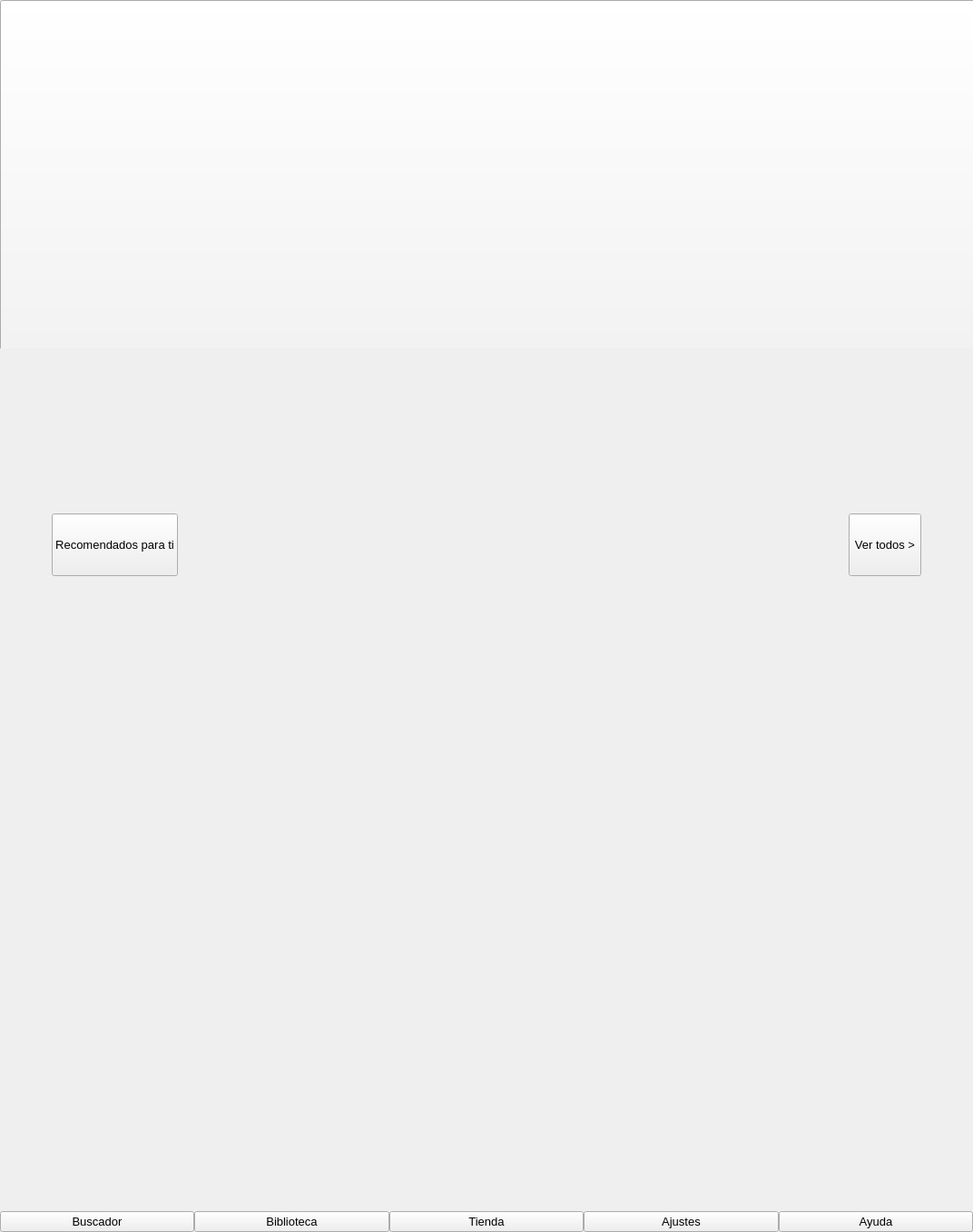
<?xml version="1.0" encoding="UTF-8"?>
<ui version="4.0">
 <class>Home</class>
 <widget class="QWidget" name="Home">
  <property name="geometry">
   <rect>
    <x>0</x>
    <y>0</y>
    <width>1072</width>
    <height>1358</height>
   </rect>
  </property>
  <property name="sizePolicy">
   <sizepolicy hsizetype="Expanding" vsizetype="Expanding">
    <horstretch>0</horstretch>
    <verstretch>0</verstretch>
   </sizepolicy>
  </property>
  <property name="minimumSize">
   <size>
    <width>0</width>
    <height>0</height>
   </size>
  </property>
  <property name="maximumSize">
   <size>
    <width>1072</width>
    <height>1358</height>
   </size>
  </property>
  <property name="font">
   <font>
    <family>Helvetica Neue</family>
    <pointsize>10</pointsize>
   </font>
  </property>
  <property name="windowTitle">
   <string>Form</string>
  </property>
  <property name="styleSheet">
   <string notr="true" />
  </property>
  <layout class="QVBoxLayout" name="verticalLayout">
   <property name="spacing">
    <number>0</number>
   </property>
   <property name="margin">
    <number>0</number>
   </property>
   <item>
    <widget class="QWidget" name="mainBookInfoCont" native="true">
     <property name="minimumSize">
      <size>
       <width>758</width>
       <height>384</height>
      </size>
     </property>
     <property name="maximumSize">
      <size>
       <width>1072</width>
       <height>543</height>
      </size>
     </property>
     <widget class="QWidget" name="currentBookCont" native="true">
      <property name="geometry">
       <rect>
        <x>0</x>
        <y>0</y>
        <width>1072</width>
        <height>543</height>
       </rect>
      </property>
      <layout class="QHBoxLayout" name="horizontalLayout">
       <property name="spacing">
        <number>0</number>
       </property>
       <property name="margin">
        <number>0</number>
       </property>
       <item>
        <widget class="QWidget" name="currentBookBg" native="true">
         <layout class="QGridLayout" name="gridLayout">
          <property name="margin">
           <number>0</number>
          </property>
          <property name="spacing">
           <number>0</number>
          </property>
          <item column="0" row="3">
           <widget class="QLabel" name="currentBookBottomLeft">
            <property name="text">
             <string />
            </property>
           </widget>
          </item>
          <item column="1" row="3">
           <widget class="QLabel" name="currentBookBottomCenter">
            <property name="text">
             <string />
            </property>
           </widget>
          </item>
          <item column="0" row="2">
           <widget class="QLabel" name="currentBookCenterLeft">
            <property name="text">
             <string />
            </property>
           </widget>
          </item>
          <item column="2" row="2">
           <widget class="QLabel" name="currentBookCenterRight">
            <property name="minimumSize">
             <size>
              <width>51</width>
              <height>261</height>
             </size>
            </property>
            <property name="text">
             <string />
            </property>
           </widget>
          </item>
          <item column="2" row="1">
           <widget class="QLabel" name="currentBookTopRight">
            <property name="text">
             <string />
            </property>
           </widget>
          </item>
          <item column="1" row="1">
           <widget class="QLabel" name="currentBookTopCenter">
            <property name="minimumSize">
             <size>
              <width>175</width>
              <height>75</height>
             </size>
            </property>
            <property name="text">
             <string />
            </property>
           </widget>
          </item>
          <item column="0" row="1">
           <widget class="QLabel" name="currentBookTopLeft">
            <property name="text">
             <string />
            </property>
           </widget>
          </item>
          <item column="2" row="3">
           <widget class="QLabel" name="currentBookBottoRight">
            <property name="text">
             <string />
            </property>
           </widget>
          </item>
          <item column="1" row="0">
           <spacer name="verticalSpacer_3">
            <property name="orientation">
             <enum>Qt::Vertical</enum>
            </property>
            <property name="sizeHint" stdset="0">
             <size>
              <width>28</width>
              <height>57</height>
             </size>
            </property>
           </spacer>
          </item>
          <item column="0" row="0">
           <spacer name="verticalSpacer_4">
            <property name="orientation">
             <enum>Qt::Vertical</enum>
            </property>
            <property name="sizeHint" stdset="0">
             <size>
              <width>7</width>
              <height>57</height>
             </size>
            </property>
           </spacer>
          </item>
          <item column="2" row="0">
           <spacer name="verticalSpacer_5">
            <property name="orientation">
             <enum>Qt::Vertical</enum>
            </property>
            <property name="sizeHint" stdset="0">
             <size>
              <width>28</width>
              <height>57</height>
             </size>
            </property>
           </spacer>
          </item>
          <item column="1" row="2">
           <widget class="QWidget" name="currentBookCoverCont" native="true">
            <widget class="QLabel" name="currentBookCoverLbl">
             <property name="geometry">
              <rect>
               <x>0</x>
               <y>0</y>
               <width>247</width>
               <height>369</height>
              </rect>
             </property>
             <property name="minimumSize">
              <size>
               <width>175</width>
               <height>261</height>
              </size>
             </property>
             <property name="text">
              <string />
             </property>
             <property name="alignment">
              <set>Qt::AlignCenter</set>
             </property>
            </widget>
            <widget class="DegreesLabel45" name="sampleTagLbl">
             <property name="geometry">
              <rect>
               <x>0</x>
               <y>0</y>
               <width>122</width>
               <height>122</height>
              </rect>
             </property>
             <property name="minimumSize">
              <size>
               <width>86</width>
               <height>86</height>
              </size>
             </property>
             <property name="maximumSize">
              <size>
               <width>122</width>
               <height>122</height>
              </size>
             </property>
             <property name="text">
              <string>Muestra</string>
             </property>
             <property name="alignment">
              <set>Qt::AlignBottom|Qt::AlignLeading|Qt::AlignLeft</set>
             </property>
             <property name="margin">
              <number>0</number>
             </property>
             <property name="indent">
              <number>0</number>
             </property>
            </widget>
            <widget class="QLabel" name="newTagLbl">
             <property name="geometry">
              <rect>
               <x>0</x>
               <y>0</y>
               <width>247</width>
               <height>375</height>
              </rect>
             </property>
             <property name="minimumSize">
              <size>
               <width>175</width>
               <height>265</height>
              </size>
             </property>
             <property name="maximumSize">
              <size>
               <width>247</width>
               <height>375</height>
              </size>
             </property>
             <property name="text">
              <string>New</string>
             </property>
             <property name="alignment">
              <set>Qt::AlignBottom|Qt::AlignHCenter</set>
             </property>
             <property name="margin">
              <number>13</number>
             </property>
             <property name="indent">
              <number>0</number>
             </property>
            </widget>
            <widget class="QLabel" name="coverTitleLbl">
             <property name="geometry">
              <rect>
               <x>0</x>
               <y>0</y>
               <width>253</width>
               <height>281</height>
              </rect>
             </property>
             <property name="text">
              <string />
             </property>
             <property name="alignment">
              <set>Qt::AlignCenter</set>
             </property>
             <property name="wordWrap">
              <bool>true</bool>
             </property>
            </widget>
            <widget class="QLabel" name="coverAuthorLbl">
             <property name="geometry">
              <rect>
               <x>0</x>
               <y>0</y>
               <width>253</width>
               <height>314</height>
              </rect>
             </property>
             <property name="text">
              <string />
             </property>
             <property name="alignment">
              <set>Qt::AlignHCenter|Qt::AlignTop</set>
             </property>
             <property name="wordWrap">
              <bool>true</bool>
             </property>
             <property name="indent">
              <number>0</number>
             </property>
            </widget>
            <widget class="DegreesLabel45" name="subscriptionTagLbl">
             <property name="geometry">
              <rect>
               <x>0</x>
               <y>0</y>
               <width>122</width>
               <height>122</height>
              </rect>
             </property>
             <property name="minimumSize">
              <size>
               <width>86</width>
               <height>86</height>
              </size>
             </property>
             <property name="maximumSize">
              <size>
               <width>122</width>
               <height>122</height>
              </size>
             </property>
             <property name="text">
              <string>Subscripci&#243;n</string>
             </property>
             <property name="alignment">
              <set>Qt::AlignBottom|Qt::AlignLeading|Qt::AlignLeft</set>
             </property>
             <property name="margin">
              <number>0</number>
             </property>
             <property name="indent">
              <number>0</number>
             </property>
            </widget>
           </widget>
          </item>
         </layout>
        </widget>
       </item>
       <item>
        <widget class="QWidget" name="currentBookData" native="true">
         <property name="sizePolicy">
          <sizepolicy hsizetype="Expanding" vsizetype="Ignored">
           <horstretch>0</horstretch>
           <verstretch>0</verstretch>
          </sizepolicy>
         </property>
         <layout class="QVBoxLayout" name="currentBookData2">
          <property name="spacing">
           <number>0</number>
          </property>
          <property name="margin">
           <number>0</number>
          </property>
          <item>
           <widget class="QLabel" name="readingLbl">
            <property name="text">
             <string>Leyendo...</string>
            </property>
            <property name="indent">
             <number>0</number>
            </property>
           </widget>
          </item>
          <item>
           <widget class="ElidedLabel" name="bookTitleLbl">
            <property name="minimumSize">
             <size>
              <width>0</width>
              <height>40</height>
             </size>
            </property>
            <property name="text">
             <string>Las horas oscuras</string>
            </property>
            <property name="alignment">
             <set>Qt::AlignLeading|Qt::AlignLeft|Qt::AlignTop</set>
            </property>
            <property name="wordWrap">
             <bool>true</bool>
            </property>
           </widget>
          </item>
          <item>
           <widget class="ElidedLabel" name="authorLbl">
            <property name="minimumSize">
             <size>
              <width>0</width>
              <height>30</height>
             </size>
            </property>
            <property name="text">
             <string>Juan Francisco Ferr&#225;ndiz</string>
            </property>
            <property name="alignment">
             <set>Qt::AlignLeading|Qt::AlignLeft|Qt::AlignTop</set>
            </property>
            <property name="wordWrap">
             <bool>true</bool>
            </property>
           </widget>
          </item>
          <item>
           <layout class="QHBoxLayout" name="pagCont">
            <property name="spacing">
             <number>0</number>
            </property>
            <property name="leftMargin">
             <number>0</number>
            </property>
            <item>
             <widget class="QLabel" name="readingPercentLbl">
              <property name="text">
               <string>40</string>
              </property>
              <property name="indent">
               <number>0</number>
              </property>
             </widget>
            </item>
            <item>
             <widget class="QLabel" name="percentLbl">
              <property name="text">
               <string>%</string>
              </property>
             </widget>
            </item>
            <item>
             <widget class="QLabel" name="readLbl">
              <property name="text">
               <string>Le&#237;do</string>
              </property>
              <property name="indent">
               <number>0</number>
              </property>
             </widget>
            </item>
            <item>
             <spacer name="horizontalSpacer">
              <property name="orientation">
               <enum>Qt::Horizontal</enum>
              </property>
              <property name="sizeHint" stdset="0">
               <size>
                <width>57</width>
                <height>28</height>
               </size>
              </property>
             </spacer>
            </item>
           </layout>
          </item>
          <item>
           <layout class="QHBoxLayout" name="lastAccessCont">
            <property name="spacing">
             <number>0</number>
            </property>
            <property name="topMargin">
             <number>0</number>
            </property>
            <item>
             <widget class="QLabel" name="lastAccessLbl">
              <property name="text">
               <string>&#218;ltimo acceso:</string>
              </property>
             </widget>
            </item>
            <item>
             <widget class="QLabel" name="dateAccessLbl">
              <property name="text">
               <string>Fecha de acceso</string>
              </property>
             </widget>
            </item>
            <item>
             <spacer name="horizontalSpacer_3">
              <property name="orientation">
               <enum>Qt::Horizontal</enum>
              </property>
              <property name="sizeHint" stdset="0">
               <size>
                <width>57</width>
                <height>28</height>
               </size>
              </property>
             </spacer>
            </item>
           </layout>
          </item>
          <item>
           <layout class="QHBoxLayout" name="horizontalLayout_5">
            <property name="spacing">
             <number>0</number>
            </property>
            <property name="topMargin">
             <number>0</number>
            </property>
            <item>
             <widget class="QLabel" name="bookAccessLbl">
              <property name="text">
               <string>Accesos al libro:</string>
              </property>
             </widget>
            </item>
            <item>
             <widget class="QLabel" name="numberAccessLbl">
              <property name="text">
               <string>N&#250;mero</string>
              </property>
             </widget>
            </item>
            <item>
             <spacer name="horizontalspace">
              <property name="orientation">
               <enum>Qt::Horizontal</enum>
              </property>
              <property name="sizeHint" stdset="0">
               <size>
                <width>57</width>
                <height>28</height>
               </size>
              </property>
             </spacer>
            </item>
           </layout>
          </item>
          <item>
           <spacer name="verticalSpacer">
            <property name="orientation">
             <enum>Qt::Vertical</enum>
            </property>
            <property name="sizeHint" stdset="0">
             <size>
              <width>28</width>
              <height>57</height>
             </size>
            </property>
           </spacer>
          </item>
         </layout>
        </widget>
       </item>
       <item>
        <spacer name="horizontalSpacer_4">
         <property name="orientation">
          <enum>Qt::Horizontal</enum>
         </property>
         <property name="sizeType">
          <enum>QSizePolicy::Maximum</enum>
         </property>
         <property name="sizeHint" stdset="0">
          <size>
           <width>57</width>
           <height>28</height>
          </size>
         </property>
        </spacer>
       </item>
      </layout>
     </widget>
     <widget class="QPushButton" name="readBookBtn">
      <property name="geometry">
       <rect>
        <x>0</x>
        <y>0</y>
        <width>1078</width>
        <height>549</height>
       </rect>
      </property>
      <property name="focusPolicy">
       <enum>Qt::NoFocus</enum>
      </property>
      <property name="text">
       <string />
      </property>
     </widget>
    </widget>
   </item>
   <item>
    <widget class="QWidget" name="actionsBar" native="true">
     <property name="minimumSize">
      <size>
       <width>0</width>
       <height>55</height>
      </size>
     </property>
     <property name="styleSheet">
      <string notr="true" />
     </property>
     <layout class="QHBoxLayout" name="horizontalLayout_2">
      <property name="spacing">
       <number>0</number>
      </property>
      <property name="margin">
       <number>0</number>
      </property>
      <item>
       <spacer name="horizontalSpacer_5">
        <property name="orientation">
         <enum>Qt::Horizontal</enum>
        </property>
        <property name="sizeType">
         <enum>QSizePolicy::Maximum</enum>
        </property>
        <property name="sizeHint" stdset="0">
         <size>
          <width>57</width>
          <height>28</height>
         </size>
        </property>
       </spacer>
      </item>
      <item>
       <widget class="QPushButton" name="recommendedBtn">
        <property name="sizePolicy">
         <sizepolicy hsizetype="Minimum" vsizetype="Expanding">
          <horstretch>0</horstretch>
          <verstretch>0</verstretch>
         </sizepolicy>
        </property>
        <property name="maximumSize">
         <size>
          <width>16777215</width>
          <height>69</height>
         </size>
        </property>
        <property name="focusPolicy">
         <enum>Qt::NoFocus</enum>
        </property>
        <property name="text">
         <string>Recomendados para ti</string>
        </property>
       </widget>
      </item>
      <item>
       <spacer name="horizontalSpacer_2">
        <property name="orientation">
         <enum>Qt::Horizontal</enum>
        </property>
        <property name="sizeHint" stdset="0">
         <size>
          <width>57</width>
          <height>28</height>
         </size>
        </property>
       </spacer>
      </item>
      <item>
       <widget class="SilentQPushButton" name="showAllBtn">
        <property name="sizePolicy">
         <sizepolicy hsizetype="Minimum" vsizetype="Expanding">
          <horstretch>0</horstretch>
          <verstretch>0</verstretch>
         </sizepolicy>
        </property>
        <property name="maximumSize">
         <size>
          <width>16777215</width>
          <height>69</height>
         </size>
        </property>
        <property name="focusPolicy">
         <enum>Qt::NoFocus</enum>
        </property>
        <property name="text">
         <string>Ver todos &gt;</string>
        </property>
       </widget>
      </item>
      <item>
       <spacer name="horizontalSpacer_6">
        <property name="orientation">
         <enum>Qt::Horizontal</enum>
        </property>
        <property name="sizeType">
         <enum>QSizePolicy::Maximum</enum>
        </property>
        <property name="sizeHint" stdset="0">
         <size>
          <width>57</width>
          <height>28</height>
         </size>
        </property>
       </spacer>
      </item>
     </layout>
    </widget>
   </item>
   <item>
    <widget class="HomeBooksList" name="homeBooksList" native="true">
     <property name="sizePolicy">
      <sizepolicy hsizetype="Expanding" vsizetype="Expanding">
       <horstretch>0</horstretch>
       <verstretch>0</verstretch>
      </sizepolicy>
     </property>
     <layout class="QHBoxLayout" name="horizontalLayout_4">
      <item>
       <spacer name="verticalSpacer_2">
        <property name="orientation">
         <enum>Qt::Vertical</enum>
        </property>
        <property name="sizeHint" stdset="0">
         <size>
          <width>28</width>
          <height>499</height>
         </size>
        </property>
       </spacer>
      </item>
     </layout>
    </widget>
   </item>
   <item>
    <widget class="QWidget" name="appMenu" native="true">
     <layout class="QHBoxLayout" name="horizontalLayout_3">
      <property name="spacing">
       <number>0</number>
      </property>
      <property name="margin">
       <number>0</number>
      </property>
      <item>
       <widget class="SilentQPushButton" name="searchBtn">
        <property name="focusPolicy">
         <enum>Qt::NoFocus</enum>
        </property>
        <property name="text">
         <string>Buscador</string>
        </property>
       </widget>
      </item>
      <item>
       <widget class="SilentQPushButton" name="libraryBtn">
        <property name="focusPolicy">
         <enum>Qt::NoFocus</enum>
        </property>
        <property name="text">
         <string>Biblioteca</string>
        </property>
       </widget>
      </item>
      <item>
       <widget class="SilentQPushButton" name="storeBtn">
        <property name="focusPolicy">
         <enum>Qt::NoFocus</enum>
        </property>
        <property name="text">
         <string>Tienda</string>
        </property>
       </widget>
      </item>
      <item>
       <widget class="SilentQPushButton" name="settingsBtn">
        <property name="focusPolicy">
         <enum>Qt::NoFocus</enum>
        </property>
        <property name="text">
         <string>Ajustes</string>
        </property>
       </widget>
      </item>
      <item>
       <widget class="SilentQPushButton" name="helpBtn">
        <property name="focusPolicy">
         <enum>Qt::NoFocus</enum>
        </property>
        <property name="text">
         <string>Ayuda</string>
        </property>
       </widget>
      </item>
     </layout>
    </widget>
   </item>
  </layout>
 </widget>
 <customwidgets>
  <customwidget>
   <class>SilentQPushButton</class>
   <extends>QPushButton</extends>
   <header>SilentQPushButton.h</header>
  </customwidget>
  <customwidget>
   <class>ElidedLabel</class>
   <extends>QLabel</extends>
   <header>ElidedLabel.h</header>
  </customwidget>
  <customwidget>
   <class>DegreesLabel45</class>
   <extends>QLabel</extends>
   <header>DegreesLabel45.h</header>
  </customwidget>
  <customwidget>
   <class>HomeBooksList</class>
   <extends>QWidget</extends>
   <header>HomeBooksList.h</header>
   <container>1</container>
  </customwidget>
 </customwidgets>
 <resources />
 <connections />
</ui>
